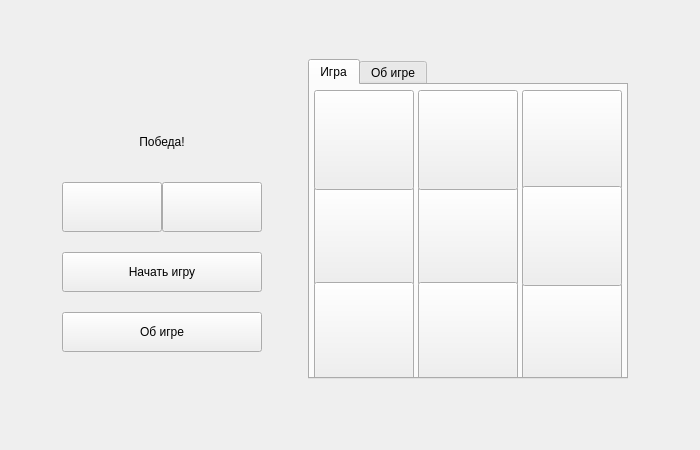
<?xml version="1.0" encoding="UTF-8"?>
<ui version="4.0">
 <class>MainWindow</class>
 <widget class="QMainWindow" name="MainWindow">
  <property name="geometry">
   <rect>
    <x>0</x>
    <y>0</y>
    <width>700</width>
    <height>450</height>
   </rect>
  </property>
  <property name="minimumSize">
   <size>
    <width>700</width>
    <height>450</height>
   </size>
  </property>
  <property name="maximumSize">
   <size>
    <width>1050</width>
    <height>675</height>
   </size>
  </property>
  <property name="windowTitle">
   <string>Крестики-Нолики</string>
  </property>
  <property name="windowIcon">
   <iconset resource="resources.qrc">
    <normaloff>:/resources/images/title_ico.png</normaloff>:/resources/images/title_ico.png</iconset>
  </property>
  <widget class="QWidget" name="centralwidget">
   <layout class="QHBoxLayout" name="horizontalLayout_2">
    <property name="rightMargin">
     <number>20</number>
    </property>
    <property name="bottomMargin">
     <number>20</number>
    </property>
    <item>
     <spacer name="horizontalSpacer_2">
      <property name="orientation">
       <enum>Qt::Horizontal</enum>
      </property>
      <property name="sizeHint" stdset="0">
       <size>
        <width>40</width>
        <height>20</height>
       </size>
      </property>
     </spacer>
    </item>
    <item>
     <layout class="QVBoxLayout" name="verticalLayout">
      <property name="spacing">
       <number>20</number>
      </property>
      <item>
       <spacer name="verticalSpacer_2">
        <property name="orientation">
         <enum>Qt::Vertical</enum>
        </property>
        <property name="sizeHint" stdset="0">
         <size>
          <width>20</width>
          <height>40</height>
         </size>
        </property>
       </spacer>
      </item>
      <item>
       <widget class="QLabel" name="gameNameLabel">
        <property name="text">
         <string/>
        </property>
        <property name="pixmap">
         <pixmap resource="resources.qrc">:/resources/images/name.png</pixmap>
        </property>
        <property name="alignment">
         <set>Qt::AlignCenter</set>
        </property>
       </widget>
      </item>
      <item>
       <widget class="QLabel" name="gameResultLabel">
        <property name="minimumSize">
         <size>
          <width>0</width>
          <height>40</height>
         </size>
        </property>
        <property name="text">
         <string>Победа!</string>
        </property>
        <property name="alignment">
         <set>Qt::AlignCenter</set>
        </property>
       </widget>
      </item>
      <item>
       <layout class="QHBoxLayout" name="horizontalLayout">
        <property name="spacing">
         <number>0</number>
        </property>
        <item>
         <widget class="QPushButton" name="choiceXButton">
          <property name="minimumSize">
           <size>
            <width>0</width>
            <height>50</height>
           </size>
          </property>
          <property name="styleSheet">
           <string notr="true"/>
          </property>
          <property name="text">
           <string/>
          </property>
         </widget>
        </item>
        <item>
         <widget class="QPushButton" name="choiceOButton">
          <property name="minimumSize">
           <size>
            <width>0</width>
            <height>50</height>
           </size>
          </property>
          <property name="text">
           <string/>
          </property>
         </widget>
        </item>
       </layout>
      </item>
      <item>
       <widget class="QPushButton" name="gameStartButton">
        <property name="enabled">
         <bool>true</bool>
        </property>
        <property name="sizePolicy">
         <sizepolicy hsizetype="Fixed" vsizetype="Fixed">
          <horstretch>200</horstretch>
          <verstretch>40</verstretch>
         </sizepolicy>
        </property>
        <property name="minimumSize">
         <size>
          <width>200</width>
          <height>40</height>
         </size>
        </property>
        <property name="styleSheet">
         <string notr="true"/>
        </property>
        <property name="text">
         <string>Начать игру</string>
        </property>
       </widget>
      </item>
      <item>
       <widget class="QPushButton" name="infoButton">
        <property name="sizePolicy">
         <sizepolicy hsizetype="Fixed" vsizetype="Fixed">
          <horstretch>0</horstretch>
          <verstretch>0</verstretch>
         </sizepolicy>
        </property>
        <property name="minimumSize">
         <size>
          <width>200</width>
          <height>40</height>
         </size>
        </property>
        <property name="text">
         <string>Об игре</string>
        </property>
       </widget>
      </item>
      <item>
       <spacer name="verticalSpacer">
        <property name="orientation">
         <enum>Qt::Vertical</enum>
        </property>
        <property name="sizeHint" stdset="0">
         <size>
          <width>20</width>
          <height>40</height>
         </size>
        </property>
       </spacer>
      </item>
     </layout>
    </item>
    <item>
     <spacer name="horizontalSpacer">
      <property name="orientation">
       <enum>Qt::Horizontal</enum>
      </property>
      <property name="sizeType">
       <enum>QSizePolicy::Fixed</enum>
      </property>
      <property name="sizeHint" stdset="0">
       <size>
        <width>40</width>
        <height>20</height>
       </size>
      </property>
     </spacer>
    </item>
    <item>
     <widget class="QTabWidget" name="tabWidget">
      <property name="maximumSize">
       <size>
        <width>320</width>
        <height>320</height>
       </size>
      </property>
      <property name="currentIndex">
       <number>0</number>
      </property>
      <widget class="QWidget" name="gameTab">
       <property name="minimumSize">
        <size>
         <width>0</width>
         <height>0</height>
        </size>
       </property>
       <attribute name="title">
        <string>Игра</string>
       </attribute>
       <layout class="QGridLayout" name="gridLayout">
        <property name="leftMargin">
         <number>4</number>
        </property>
        <property name="topMargin">
         <number>5</number>
        </property>
        <property name="rightMargin">
         <number>5</number>
        </property>
        <property name="bottomMargin">
         <number>5</number>
        </property>
        <property name="spacing">
         <number>5</number>
        </property>
        <item row="1" column="0">
         <widget class="QPushButton" name="pushButton_1_0">
          <property name="sizePolicy">
           <sizepolicy hsizetype="Fixed" vsizetype="Fixed">
            <horstretch>0</horstretch>
            <verstretch>0</verstretch>
           </sizepolicy>
          </property>
          <property name="minimumSize">
           <size>
            <width>100</width>
            <height>100</height>
           </size>
          </property>
          <property name="maximumSize">
           <size>
            <width>100</width>
            <height>100</height>
           </size>
          </property>
          <property name="text">
           <string/>
          </property>
         </widget>
        </item>
        <item row="2" column="2">
         <widget class="QPushButton" name="pushButton_2_2">
          <property name="sizePolicy">
           <sizepolicy hsizetype="Fixed" vsizetype="Fixed">
            <horstretch>0</horstretch>
            <verstretch>0</verstretch>
           </sizepolicy>
          </property>
          <property name="minimumSize">
           <size>
            <width>100</width>
            <height>100</height>
           </size>
          </property>
          <property name="maximumSize">
           <size>
            <width>100</width>
            <height>100</height>
           </size>
          </property>
          <property name="text">
           <string/>
          </property>
         </widget>
        </item>
        <item row="1" column="1">
         <widget class="QPushButton" name="pushButton_1_1">
          <property name="sizePolicy">
           <sizepolicy hsizetype="Fixed" vsizetype="Fixed">
            <horstretch>0</horstretch>
            <verstretch>0</verstretch>
           </sizepolicy>
          </property>
          <property name="minimumSize">
           <size>
            <width>100</width>
            <height>100</height>
           </size>
          </property>
          <property name="maximumSize">
           <size>
            <width>100</width>
            <height>100</height>
           </size>
          </property>
          <property name="text">
           <string/>
          </property>
         </widget>
        </item>
        <item row="2" column="0">
         <widget class="QPushButton" name="pushButton_2_0">
          <property name="sizePolicy">
           <sizepolicy hsizetype="Fixed" vsizetype="Fixed">
            <horstretch>0</horstretch>
            <verstretch>0</verstretch>
           </sizepolicy>
          </property>
          <property name="minimumSize">
           <size>
            <width>100</width>
            <height>100</height>
           </size>
          </property>
          <property name="maximumSize">
           <size>
            <width>100</width>
            <height>100</height>
           </size>
          </property>
          <property name="text">
           <string/>
          </property>
         </widget>
        </item>
        <item row="0" column="2">
         <widget class="QPushButton" name="pushButton_0_2">
          <property name="sizePolicy">
           <sizepolicy hsizetype="Fixed" vsizetype="Fixed">
            <horstretch>0</horstretch>
            <verstretch>0</verstretch>
           </sizepolicy>
          </property>
          <property name="minimumSize">
           <size>
            <width>100</width>
            <height>100</height>
           </size>
          </property>
          <property name="maximumSize">
           <size>
            <width>100</width>
            <height>100</height>
           </size>
          </property>
          <property name="text">
           <string/>
          </property>
         </widget>
        </item>
        <item row="0" column="1">
         <widget class="QPushButton" name="pushButton_0_1">
          <property name="sizePolicy">
           <sizepolicy hsizetype="Fixed" vsizetype="Fixed">
            <horstretch>0</horstretch>
            <verstretch>0</verstretch>
           </sizepolicy>
          </property>
          <property name="minimumSize">
           <size>
            <width>100</width>
            <height>100</height>
           </size>
          </property>
          <property name="maximumSize">
           <size>
            <width>100</width>
            <height>100</height>
           </size>
          </property>
          <property name="text">
           <string/>
          </property>
         </widget>
        </item>
        <item row="1" column="2">
         <widget class="QPushButton" name="pushButton_1_2">
          <property name="sizePolicy">
           <sizepolicy hsizetype="Fixed" vsizetype="Fixed">
            <horstretch>0</horstretch>
            <verstretch>0</verstretch>
           </sizepolicy>
          </property>
          <property name="minimumSize">
           <size>
            <width>100</width>
            <height>100</height>
           </size>
          </property>
          <property name="maximumSize">
           <size>
            <width>100</width>
            <height>100</height>
           </size>
          </property>
          <property name="text">
           <string/>
          </property>
         </widget>
        </item>
        <item row="0" column="0">
         <widget class="QPushButton" name="pushButton_0_0">
          <property name="sizePolicy">
           <sizepolicy hsizetype="Fixed" vsizetype="Fixed">
            <horstretch>0</horstretch>
            <verstretch>0</verstretch>
           </sizepolicy>
          </property>
          <property name="minimumSize">
           <size>
            <width>100</width>
            <height>100</height>
           </size>
          </property>
          <property name="maximumSize">
           <size>
            <width>100</width>
            <height>100</height>
           </size>
          </property>
          <property name="text">
           <string/>
          </property>
         </widget>
        </item>
        <item row="2" column="1">
         <widget class="QPushButton" name="pushButton_2_1">
          <property name="sizePolicy">
           <sizepolicy hsizetype="Fixed" vsizetype="Fixed">
            <horstretch>0</horstretch>
            <verstretch>0</verstretch>
           </sizepolicy>
          </property>
          <property name="minimumSize">
           <size>
            <width>100</width>
            <height>100</height>
           </size>
          </property>
          <property name="maximumSize">
           <size>
            <width>100</width>
            <height>100</height>
           </size>
          </property>
          <property name="text">
           <string/>
          </property>
         </widget>
        </item>
       </layout>
      </widget>
      <widget class="QWidget" name="infoTab">
       <attribute name="title">
        <string>Об игре</string>
       </attribute>
       <layout class="QHBoxLayout" name="horizontalLayout_3">
        <item>
         <widget class="QLabel" name="infoLabel">
          <property name="text">
           <string>Информация об игре</string>
          </property>
          <property name="alignment">
           <set>Qt::AlignLeading|Qt::AlignLeft|Qt::AlignTop</set>
          </property>
          <property name="wordWrap">
           <bool>true</bool>
          </property>
         </widget>
        </item>
       </layout>
      </widget>
     </widget>
    </item>
    <item>
     <spacer name="horizontalSpacer_3">
      <property name="orientation">
       <enum>Qt::Horizontal</enum>
      </property>
      <property name="sizeHint" stdset="0">
       <size>
        <width>40</width>
        <height>20</height>
       </size>
      </property>
     </spacer>
    </item>
   </layout>
  </widget>
 </widget>
 <resources>
  <include location="resources.qrc"/>
 </resources>
 <connections/>
</ui>
